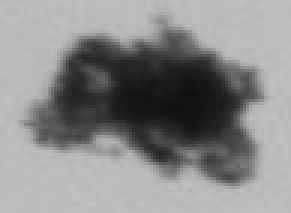
#> input picture 2021-09-16_04.04.55/imgs/01_objects_1044/0001_intensity.png, 97 x 71 px (shown 3 times larger)
$ python -i labeler.py   (imports and definitions only)   (older library calls are emulated)
#> lines starting #> are read from the running program, lines starting #| are printed output that depends on the picture; after the words box and inside, x2 and y2 are one past the last pixel; in counts of white or black regions, pixels touching at a corner belong together
#> further down, picture is the input picture: shape (71, 97, 3); min 15, max 194, mean 137.4
"""
safas/filters/sobel_focus

Sobel-focus image filter to identify flocs based on
  threshold and edge gradient

"""
from copy import deepcopy
import uuid
import json

import cv2
import numpy as np

# NOTE: path hack to get relative import above top of package. to fix on install.
from pathlib import Path
import sys
path = str(Path(__file__).absolute().parents[2])
sys.path.append(path) # Adds higher directory to python modules path.
from prints import print_labeler as print

params = {
    "name": "kwargs",
    "title": "Parameters",
    "type": "group",
    "children":
    [
        {"name": "img_thresh", "title": "Intensity threshold", "type":  "int", "limits": [0, 255], "value": 120},
        {"name": "edge_thresh", "title": "Edge threshold", "type":  "int", "limits": [0, 255], "value": 30},
        {"name": "edge_distance", "title": "Edge distance", "type":  "int", "limits": [0, 9], "value": 1},
        {"name": "apply_focus_filter", "title": "Apply focus filter", "type":  "bool", "value": False},
        {"name": "thresh_inv", "title": "Inverse Threshold", "type":  "bool", "value": True},
        {"name": "add_images", "title": "Add images", "type":  "bool", "value": True},
        {"name": "area_min_px", "title": "Area Min. px", "type":  "int", "limits": [0, 500], "value": 5},
    # {"name": "update_settings", "title": "Update Settings", "type":  "action","value": None},
    ]
}


def setup(): return None

# [172 lines left out: functions labeler, labels_to_coords, format_output_objects, not called in this run]

def cal_grad_img(img, edge_thresh=30):
    """ calculate the gradient image in two directions """
#> called with edge_thresh = 30
    scale = 1
    delta = 0
    ddepth = cv2.CV_16S

    grad_x = cv2.Sobel(img, ddepth, 1, 0, ksize=3, scale=scale, delta=delta, borderType=cv2.BORDER_DEFAULT)
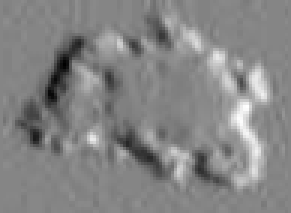
#> grad_x: shape (71, 97, 3) int16 (shown 3 times larger); min -226, max 207, mean 0.1; drawn with min black and max white
    grad_y = cv2.Sobel(img, ddepth, 0, 1, ksize=3, scale=scale, delta=delta, borderType=cv2.BORDER_DEFAULT)
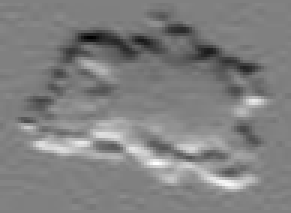
#> grad_y: shape (71, 97, 3) int16 (shown 3 times larger); min -291, max 285, mean 0.1; drawn with min black and max white
    abs_grad_x = cv2.convertScaleAbs(grad_x)
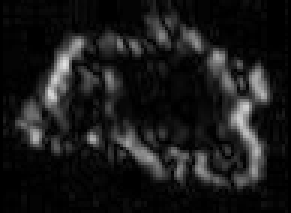
#> abs_grad_x: shape (71, 97, 3) (shown 3 times larger); min 0, max 226, mean 25.6
    abs_grad_y = cv2.convertScaleAbs(grad_y)
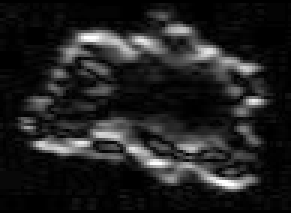
#> abs_grad_y: shape (71, 97, 3) (shown 3 times larger); min 0, max 255, mean 32.9

    grad = cv2.addWeighted(abs_grad_x, 0.5, abs_grad_y, 0.5, 0)
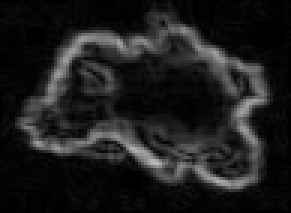
#> grad: shape (71, 97, 3) (shown 3 times larger); min 0, max 185, mean 29.3
    N, filt = cv2.threshold(grad, edge_thresh, 255, cv2.THRESH_BINARY)
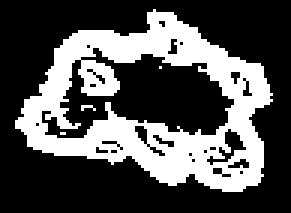
#> filt: shape (71, 97, 3) (shown 3 times larger); 32.4% white; 4 white regions (3 under 20 px), largest, box (x1, y1, x2, y2) and area: (5, 3, 91, 64) 2221
#> N = 30
    return filt

# [14 lines left out: function clear_edge_filter, not called in this run]

>>> import cv2
>>> picture = cv2.imread('../../../2021-09-16_04.04.55/imgs/01_objects_1044/0001_intensity.png')
>>> result = cal_grad_img(picture)

$ run again, on 2021-09-16_04.04.55/imgs/01_objects_1044/0002_intensity.png
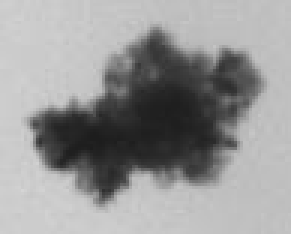
#> input picture 2021-09-16_04.04.55/imgs/01_objects_1044/0002_intensity.png, 97 x 78 px (shown 3 times larger)
#> picture is the input picture: shape (78, 97, 3); min 29, max 213, mean 150.2
#> in cal_grad_img, `grad_y = cv2.Sobel(img, ddepth, 0, 1, ksize=3, scale=scale, delta=delt..`:
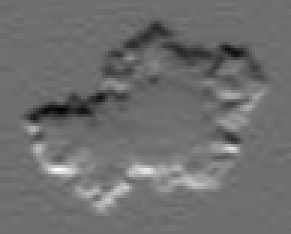
#> grad_y: shape (78, 97, 3) int16 (shown 3 times larger); min -319, max 416, mean 0.4; drawn with min black and max white
#> in cal_grad_img, `N, filt = cv2.threshold(grad, edge_thresh, 255, cv2.THRESH_BINARY)`:
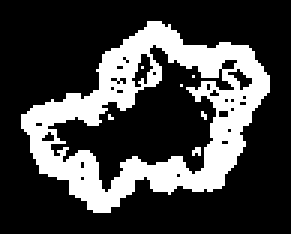
#> filt: shape (78, 97, 3) (shown 3 times larger); 26.2% white; 7 white regions (6 under 20 px), largest, box (x1, y1, x2, y2) and area: (7, 7, 90, 71) 1964
#> N = 30
